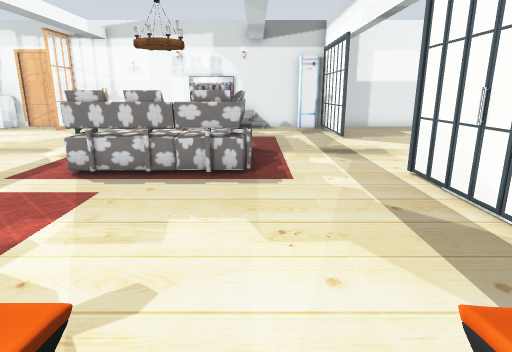
[1] (above)

18 first-person views from a walk through a robot-simulator world made for Gazebo. The camera is 1 m above the floor, tilts 14° down and sees 75° across. The floor is counted in squares, 0.5 m on a side. Each view is taken from the middle of a square. On the plan, view 1 faces up. The plan holds only what a view shows up to about 18 squares ahead; the rest is blank. Some surface patterns are stand-ins.

[2]
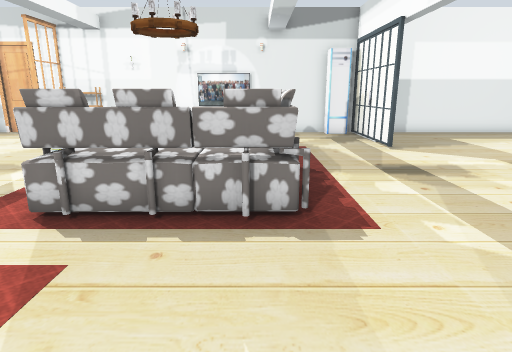

[3]
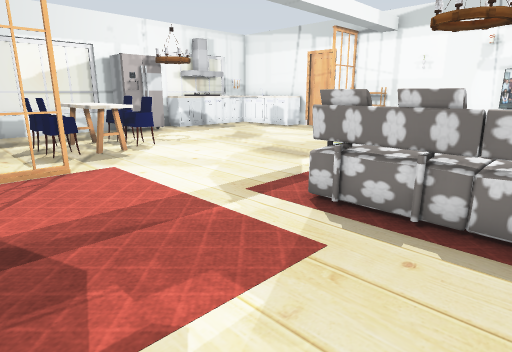

[4]
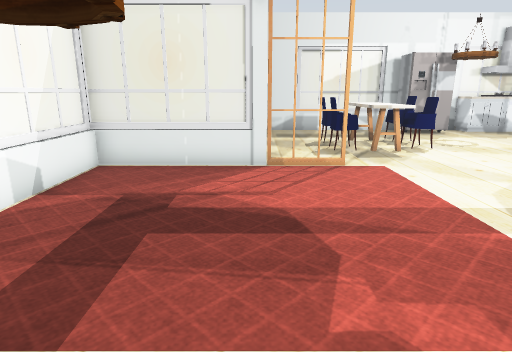

[5]
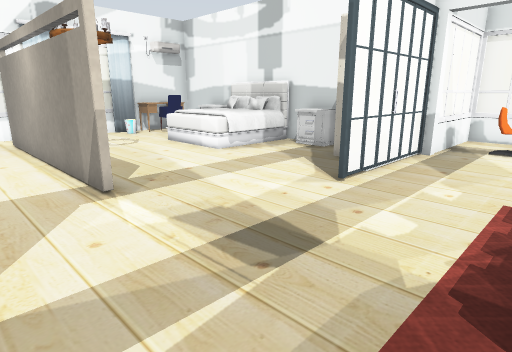

[6]
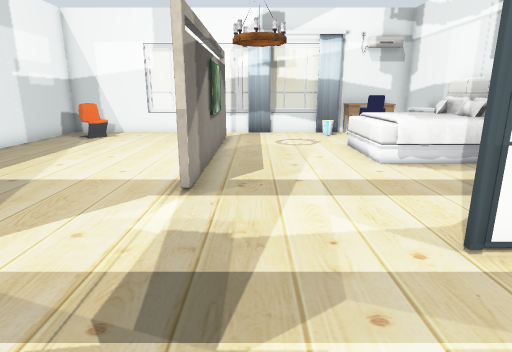

[7]
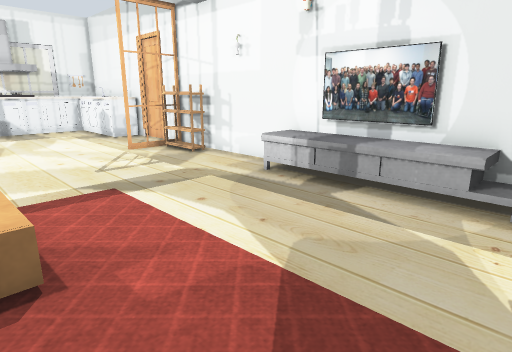

[8]
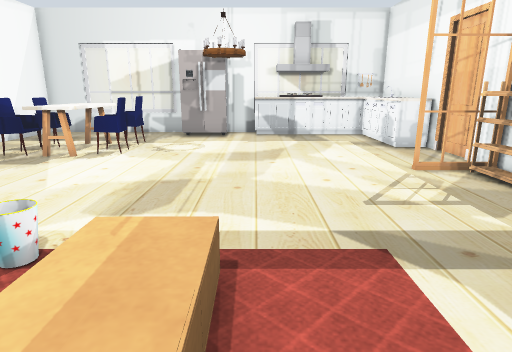

[9]
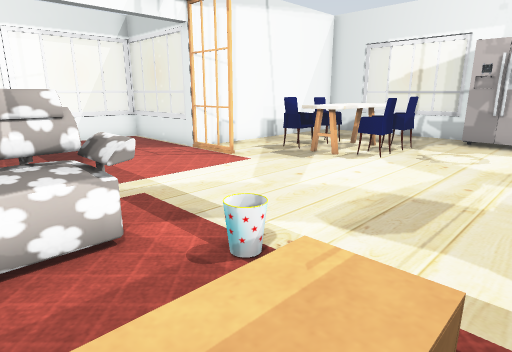

[10]
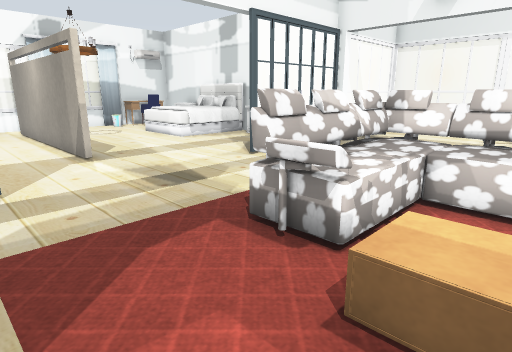

[11]
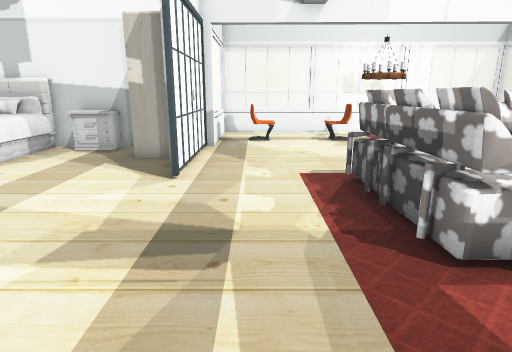

[12]
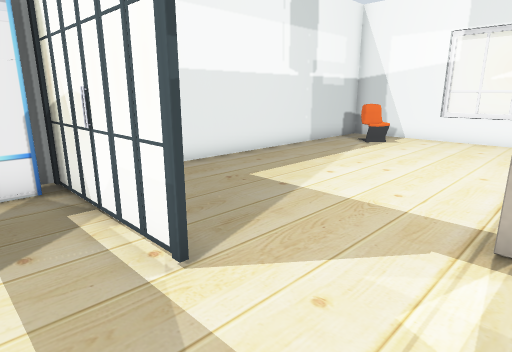

[13]
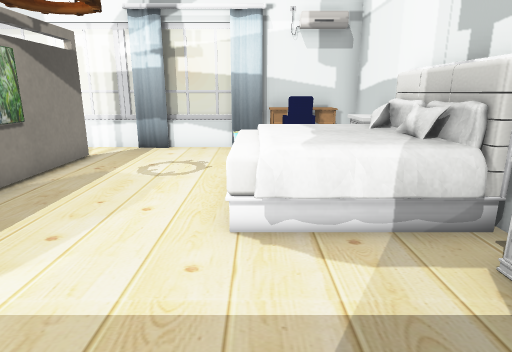

[14]
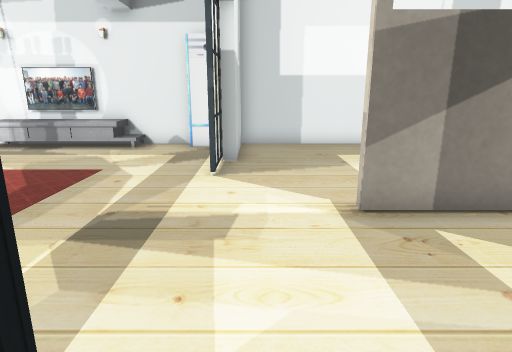

[15]
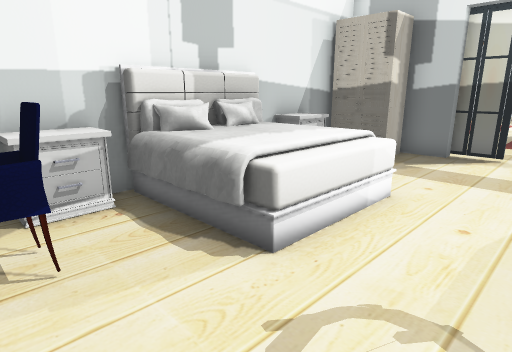

[16]
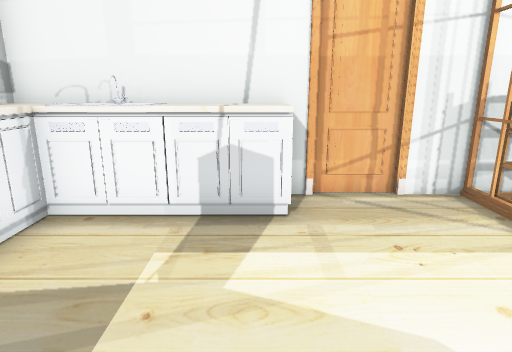

[17]
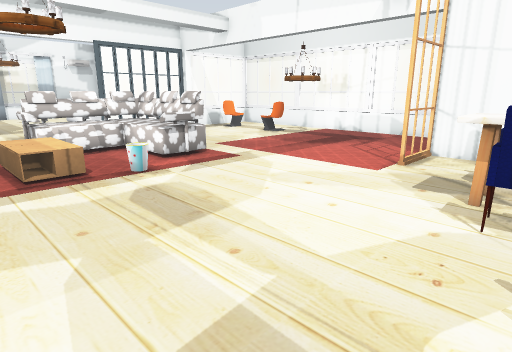

[18]
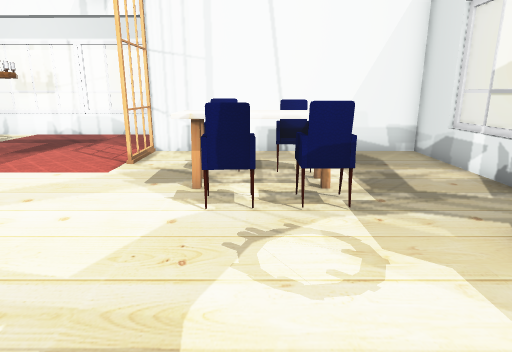

### Floor plan
Points are (right, up) in squares from view 1. A wall is a line through its corners. A room is listed if a view was taken in it or the views show most of it. See-through windows are left out.
Room 1 (views 1, 2, 3, 4, 5, 6, 7, 8, 9, 10, 11, 12, 13, 14, 15, 16, 17, 18)
walls: (4, 6.9) (4.4, 6.9) (4.4, 5.4); (6.8, 12.6) (10.5, 12.6); (3.6, 2.9) (3.6, 3.4); (5.4, 3.3) (17.6, 3.3) (17.6, 6.7); (4, 20.5) (-12, 20.5); (10.5, 12.4) (6.8, 12.4); (12.4, 12.6) (15.6, 12.6); (-13.9, 20.5) (-19.6, 20.5) (-19.6, 19.4); (15.6, 12.4) (12.4, 12.4); (-19.6, 10.8) (-19.6, 3.3) (-10.3, 3.3) (-10.3, -1.5); (-19.6, 14) (-19.6, 12.5); (17.6, 16.4) (17.6, 20.5) (4.4, 20.5) (4.4, 16.9) (4, 16.9)
low walls: (-1.6, -1.5) (3.7, -1.5); (-10.3, -1.5) (-5.5, -1.5); (17.6, 11.4) (17.6, 12.6)
objects: window (-20, 9); other object (-20, 16); window (-20, 17) to (-20, 18); other object (-20, 19); fridge (-19, 11) to (-18, 12); kitchen cabinet (-19, 14) to (-19, 15); other object (-19, 16) to (-19, 17); kitchen cabinet (-19, 18) to (-15, 20); lamp (-17, 12) to (-16, 13); kitchen table (-16, 7) to (-13, 8); chair (-15, 6) to (-15, 7); chair (-15, 9); chair (-14, 9) to (-13, 9); chair (-13, 6) to (-13, 7); door leaf (-13, 21); door leaf (-11, 18) to (-11, 20); window (-10, -1) to (-10, 1); door leaf (-10, 4) to (-10, 5); shoe rack (-10, 20) to (-9, 20); window (-8, -2); other object (-7, 20); bin (-6, 11); window (-5, -2) to (-2, -2); sofa (-5, 8) to (0, 13); coffee table (-5, 13); TV cabinet (-5, 19) to (-3, 20); lamp (-4, 1) to (-3, 2); lamp (-4, 12) to (-3, 13); TV (-4, 20) to (-1, 20); chair (-2, 1) to (-1, 1); TV cabinet (0, 20); chair (1, 1) to (2, 1); window (2, -2); other object (3, 20); window (4, -1) to (4, 2); door leaf (4, 6); door leaf (4, 8); door leaf (4, 15) to (4, 16); door leaf (4, 18); wardrobe (5, 4) to (6, 5); nightstand (7, 4) to (8, 4); bed (10, 4) to (13, 7); lamp (11, 10) to (13, 12); TV (11, 12); nightstand (14, 4) to (15, 4); chair (15, 5) to (16, 6); chair (15, 18) to (16, 19); desk (16, 4) to (17, 6); bin (16, 7) to (17, 8); curtain (17, 7); window (18, 8) to (18, 11); window (18, 13) to (18, 16)

Positions as (right, up) in squares from view 1, and headings:
1: (0, 0), facing up
2: (-1, 3), facing up
3: (-1, 3), facing up-left
4: (-1, 3), facing left
5: (0, 15), facing down-right
6: (0, 11), facing right
7: (1, 13), facing up-left
8: (-2, 14), facing left
9: (-3, 14), facing down-left
10: (-4, 16), facing down-right
11: (2, 16), facing down
12: (2, 12), facing up-right
13: (5, 7), facing right
14: (5, 7), facing up
15: (16, 10), facing down-left
16: (-15, 14), facing up
17: (-14, 15), facing down-right
18: (-14, 15), facing down
